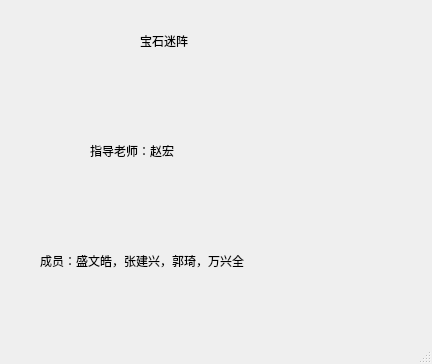
<?xml version="1.0" encoding="UTF-8"?>
<ui version="4.0">
 <class>WindowAbout</class>
 <widget class="QMainWindow" name="WindowAbout">
  <property name="geometry">
   <rect>
    <x>0</x>
    <y>0</y>
    <width>432</width>
    <height>364</height>
   </rect>
  </property>
  <property name="minimumSize">
   <size>
    <width>432</width>
    <height>364</height>
   </size>
  </property>
  <property name="maximumSize">
   <size>
    <width>432</width>
    <height>364</height>
   </size>
  </property>
  <property name="windowTitle">
   <string>关于</string>
  </property>
  <property name="styleSheet">
   <string notr="true"/>
  </property>
  <widget class="QWidget" name="centralwidget">
   <widget class="QLabel" name="label">
    <property name="geometry">
     <rect>
      <x>40</x>
      <y>220</y>
      <width>381</width>
      <height>81</height>
     </rect>
    </property>
    <property name="styleSheet">
     <string notr="true">font: 12pt &quot;Microsoft YaHei UI&quot;;</string>
    </property>
    <property name="text">
     <string>成员：盛文皓，张建兴，郭琦，万兴全</string>
    </property>
   </widget>
   <widget class="QLabel" name="label_2">
    <property name="geometry">
     <rect>
      <x>140</x>
      <y>10</y>
      <width>221</width>
      <height>61</height>
     </rect>
    </property>
    <property name="styleSheet">
     <string notr="true">font: 20pt &quot;Microsoft YaHei UI&quot;;</string>
    </property>
    <property name="text">
     <string>宝石迷阵</string>
    </property>
   </widget>
   <widget class="QLabel" name="label_3">
    <property name="geometry">
     <rect>
      <x>90</x>
      <y>110</y>
      <width>261</width>
      <height>81</height>
     </rect>
    </property>
    <property name="styleSheet">
     <string notr="true">font: 20pt &quot;Microsoft YaHei UI&quot;;</string>
    </property>
    <property name="text">
     <string>指导老师：赵宏</string>
    </property>
   </widget>
  </widget>
  <widget class="QMenuBar" name="menubar">
   <property name="geometry">
    <rect>
     <x>0</x>
     <y>0</y>
     <width>432</width>
     <height>26</height>
    </rect>
   </property>
  </widget>
  <widget class="QStatusBar" name="statusbar"/>
 </widget>
 <resources/>
 <connections/>
</ui>
